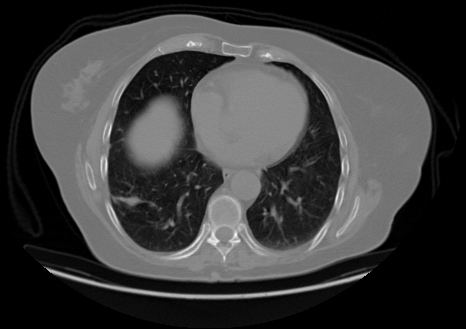
#> input picture test/adenocarcinoma/000133 (2).png, 466 x 329 px, given as the content of the folder ./train, which was not available
$ jupyter execute preprocessing.ipynb   (text cells are left out)
#> lines starting #> are read from the running program, lines starting #| are printed output that depends on the picture; pictures that were not available may be replaced by others from this repository, and a replacement may not be noted
[cell 1]
import os

# Paths to the train, test, and validation directories
train_dir = './train'
test_dir = './test'
valid_dir = './valid'

# Function to count the number of images in each class for a given directory
def count_images(directory):
    class_counts = {}
    for class_name in os.listdir(directory):
        class_path = os.path.join(directory, class_name)
        class_counts[class_name] = len(os.listdir(class_path))
    return class_counts

# Count images in train, test, and validation folders
train_counts = count_images(train_dir)
test_counts = count_images(test_dir)
valid_counts = count_images(valid_dir)

print("Training data distribution:", train_counts)
print("\nTesting data distribution:", test_counts)
print("\nValidation data distribution:", valid_counts)

[cell 2]
from PIL import Image

# Check image sizes and formats for a sample set of images
def check_image_properties(directory):
#> called with directory = './train'
    image_sizes = []
    image_formats = []
    for class_name in os.listdir(directory):
        class_path = os.path.join(directory, class_name)
        for image_name in os.listdir(class_path):
            image_path = os.path.join(class_path, image_name)
            with Image.open(image_path) as img:
#> img is the input picture: PIL image 466x329 RGBA; mean R, G, B, A 59.8, 59.8, 59.8, 255
                image_sizes.append(img.size)
                image_formats.append(img.format)
    return image_sizes, image_formats

train_image_sizes, train_image_formats = check_image_properties(train_dir)
#> train_image_sizes = [(466, 329)]; train_image_formats = ['PNG']
print("Image sizes in the training set:", set(train_image_sizes))
#| Image sizes in the training set: {(466, 329)}
print("Image formats in the training set:", set(train_image_formats))
#| Image formats in the training set: {'PNG'}

# get max image width and height
max_width = 0
max_height = 0
for size in train_image_sizes:
    max_width = max(max_width, size[0])
    max_height = max(max_height, size[1])

print("Maximum image width:", max_width)
#| Maximum image width: 466
print("Maximum image height:", max_height)
#| Maximum image height: 329

[cell 3]
import matplotlib.pyplot as plt
import os
import random
from PIL import Image

def plot_sample_images(directory, num_images=5):
#> called with directory = './train', num_images = 5
    fig, axes = plt.subplots(num_images, 1, figsize=(5, 15))  # Change to vertical layout (num_images rows, 1 column)
    for class_name in os.listdir(directory):
        class_path = os.path.join(directory, class_name)
        images = os.listdir(class_path)
        for i in range(num_images):
            image_path = os.path.join(class_path, random.choice(images))
            img = Image.open(image_path)
            axes[i].imshow(img)
            axes[i].set_title(f"{class_name}")
            axes[i].axis('off')
        plt.tight_layout()  # Adjust layout to prevent overlapping
        plt.show()
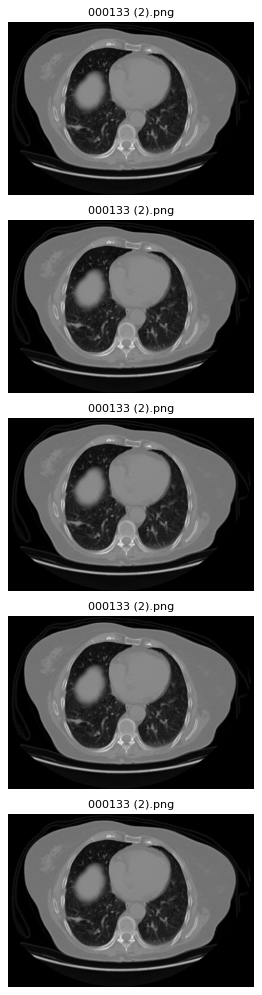
#> figure drawn by matplotlib, 5 panels

# Visualize samples from the training set
plot_sample_images(train_dir)

[cell 4]
import cv2
import numpy as np
import os
import random
import matplotlib.pyplot as plt

# Randomly select an image from the training set
class_name = random.choice(os.listdir(train_dir))
class_path = os.path.join(train_dir, class_name)
image_name = random.choice(os.listdir(class_path))
image_path = os.path.join(class_path, image_name)

# Load the image in grayscale
image = cv2.imread(image_path, cv2.IMREAD_GRAYSCALE)
#> image: shape (329, 466); min 0, max 255, mean 59.8

# Apply histogram equalization
equalized_image = cv2.equalizeHist(image)
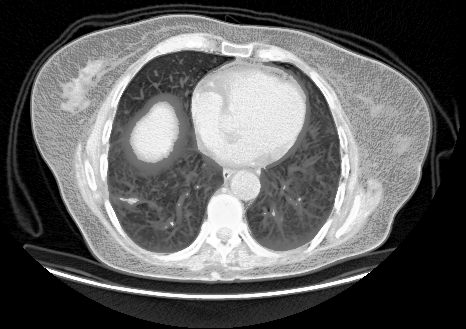
#> equalized_image: shape (329, 466); min 0, max 255, mean 95.5

# Apply brightness and contrast adjustment (scaling)
alpha = 1.2  # Simple contrast control (1.0-3.0 range is typical)
beta = 50    # Simple brightness control (-100 to 100 range is typical)
adjusted_image = cv2.convertScaleAbs(equalized_image, alpha=alpha, beta=beta)
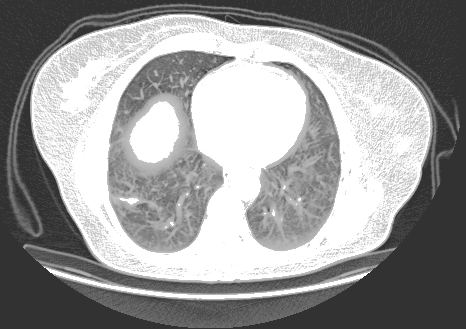
#> adjusted_image: shape (329, 466); min 50, max 255, mean 151.9

# Plot the original, equalized, and adjusted images using Matplotlib
fig, axes = plt.subplots(1, 3, figsize=(15, 5))

# Display original image
axes[0].imshow(image, cmap='gray')
axes[0].set_title('Original Image')
axes[0].axis('off')

# Display equalized image
axes[1].imshow(equalized_image, cmap='gray')
axes[1].set_title('Equalized Image')
axes[1].axis('off')

# Display brightness and contrast adjusted image
axes[2].imshow(adjusted_image, cmap='gray')
axes[2].set_title('Brightness & Contrast Adjusted')
axes[2].axis('off')

# Show the plot
plt.tight_layout()
plt.show()
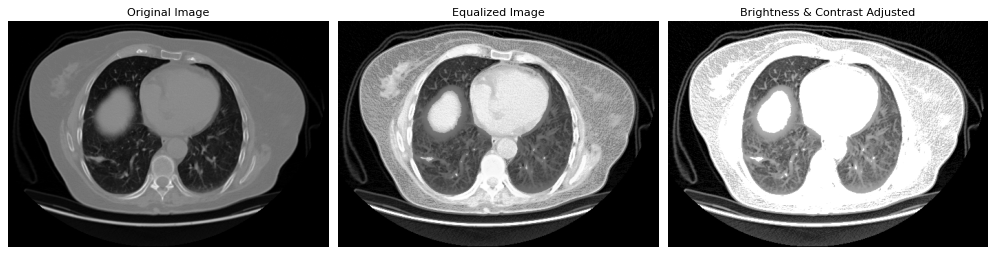
#> figure drawn by matplotlib, 3 panels

# Comment: equalized image looks better

[cell 5]
# Randomly select an image from the training set
class_name = random.choice(os.listdir(train_dir))
class_path = os.path.join(train_dir, class_name)
image_name = random.choice(os.listdir(class_path))
image_path = os.path.join(class_path, image_name)

# Load the image in grayscale
image = cv2.imread(image_path, cv2.IMREAD_GRAYSCALE)

def pad_image(image, desired_size):
#> called with desired_size = (900, 1200)
    old_size = image.shape[:2]  # (height, width)
#> old_size = (329, 466)
    delta_w = desired_size[1] - old_size[1]
#> delta_w = 734
    delta_h = desired_size[0] - old_size[0]
#> delta_h = 571
    top, bottom = delta_h // 2, delta_h - (delta_h // 2)
#> top = 285; bottom = 286
    left, right = delta_w // 2, delta_w - (delta_w // 2)
#> left = 367; right = 367

    # Add padding (black border)
    padded_image = cv2.copyMakeBorder(image, top, bottom, left, right, cv2.BORDER_CONSTANT, value=[0, 0, 0])
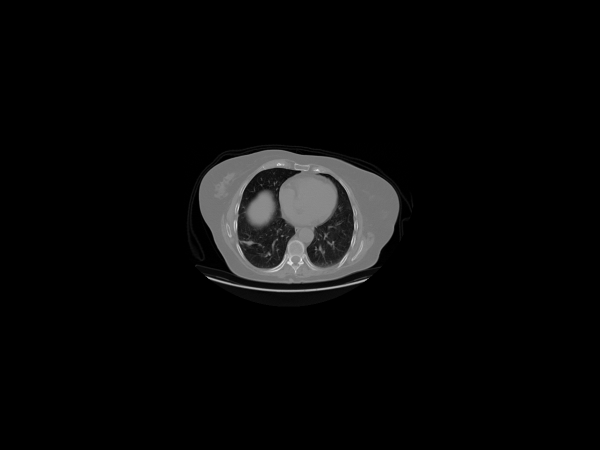
#> padded_image: shape (900, 1200) (shown at 1/2 size); min 0, max 255, mean 8.5
    return padded_image

padded_image = pad_image(image, (900, 1200))

# plot the original and padded images
fig, axes = plt.subplots(1, 2, figsize=(12, 6))
# Display original image
axes[0].imshow(image, cmap='gray')
axes[0].set_title('Original Image')
axes[0].axis('off')

axes[1].imshow(padded_image, cmap='gray')
axes[1].set_title('Padded Image')
axes[1].axis('off')

[cell 6]
# Randomly select an image from the training set
class_name = random.choice(os.listdir(train_dir))
class_path = os.path.join(train_dir, class_name)
image_name = random.choice(os.listdir(class_path))
image_path = os.path.join(class_path, image_name)

# Load the image in grayscale
image = cv2.imread(image_path, cv2.IMREAD_GRAYSCALE)
print("Original image shape:", image.shape)
#| Original image shape: (329, 466)

# scale the image
def scale_image(image, target_size):
    # Resize the image to the target size without preserving the aspect ratio
#> called with target_size = (1200, 900)
    scaled_image = cv2.resize(image, target_size)
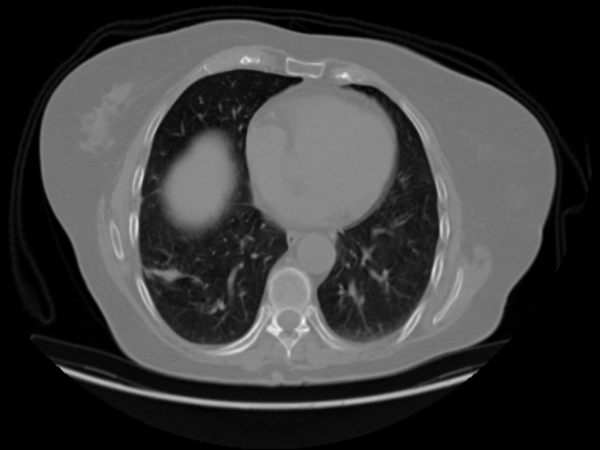
#> scaled_image: shape (900, 1200) (shown at 1/2 size); min 0, max 254, mean 59.7
    return scaled_image

def scale_image_with_aspect_ratio(image, target_size):
    # Get the original size of the image
#> called with target_size = (900, 1200)
    old_size = image.shape[:2]  # height, width
#> old_size = (329, 466)

    # Compute the scaling factor, keeping the aspect ratio intact
    ratio = min(target_size[0] / old_size[0], target_size[1] / old_size[1])
#> ratio = 2.58
    new_size = (int(old_size[1] * ratio), int(old_size[0] * ratio))  # (width, height)
#> new_size = (1200, 847)

    # Resize the image to the new size
    scaled_image = cv2.resize(image, new_size)
#> scaled_image: shape (847, 1200)

    # Create a new image with the target size, and center the scaled image on it (optional padding)
    delta_w = target_size[1] - new_size[0]
    delta_h = target_size[0] - new_size[1]
    top, bottom = delta_h // 2, delta_h - (delta_h // 2)
    left, right = delta_w // 2, delta_w - (delta_w // 2)

    # Pad the scaled image to match the target size
    padded_image = cv2.copyMakeBorder(scaled_image, top, bottom, left, right, cv2.BORDER_CONSTANT, value=[0, 0, 0])
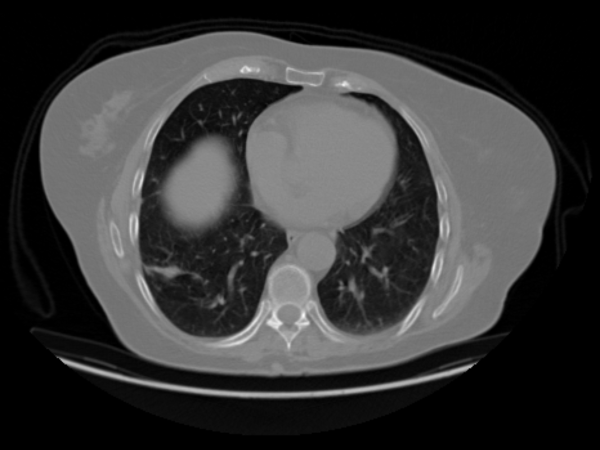
#> padded_image: shape (900, 1200) (shown at 1/2 size); min 0, max 254, mean 56.2
    return padded_image

scaled_image = scale_image(image, (1200, 900))
scaled_image_with_padding = scale_image_with_aspect_ratio(image, (900, 1200))

# plot the original and padded images
fig, axes = plt.subplots(1, 3, figsize=(12, 6))
# Display original image
axes[0].imshow(image, cmap='gray')
axes[0].set_title('Original Image')
axes[0].axis('off')

axes[1].imshow(scaled_image, cmap='gray')
axes[1].set_title('Scaled Image')
axes[1].axis('off')

axes[2].imshow(scaled_image_with_padding, cmap='gray')
axes[2].set_title('Scaled Image with Padding')
axes[2].axis('off')

[cell 7]
# Apply guassian blur to the image
class_name = random.choice(os.listdir(train_dir))
class_path = os.path.join(train_dir, class_name)
image_name = random.choice(os.listdir(class_path))
image_path = os.path.join(class_path, image_name)

# Load the image in grayscale
image = cv2.imread(image_path)
#> image: shape (329, 466, 3); min 0, max 255, mean 59.8

gray_image = cv2.cvtColor(image, cv2.COLOR_BGR2GRAY)
blurred_image = cv2.GaussianBlur(gray_image, (5, 5), 0)

# plot the original and blurred images
fig, axes = plt.subplots(1, 2, figsize=(12, 6))
# Display original image
axes[0].imshow(gray_image, cmap='gray')
axes[0].set_title('Original Image')
axes[0].axis('off')

axes[1].imshow(blurred_image, cmap='gray')
axes[1].set_title('Blurred Image')
axes[1].axis('off')

# Comment: blurring seems to reduce the details

[cell 8]
# Randomly select an image from the training set
class_name = random.choice(os.listdir(train_dir))
class_path = os.path.join(train_dir, class_name)
image_name = random.choice(os.listdir(class_path))
image_path = os.path.join(class_path, image_name)

def rotate_image(image, angle):
    # Get the image size (height, width)
#> called with angle = 90
    (h, w) = image.shape[:2]

    # Calculate the center of the image
    center = (w // 2, h // 2)

    # Create the rotation matrix
    M = cv2.getRotationMatrix2D(center, angle, 1.0)

    # Perform the actual rotation and return the image
    rotated_image = cv2.warpAffine(image, M, (w, h))
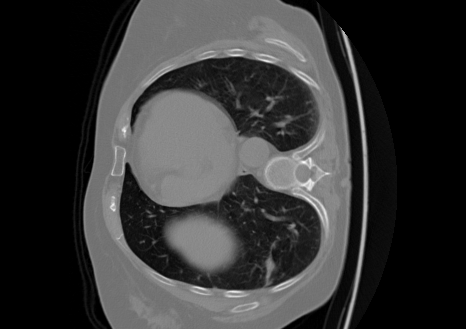
#> rotated_image: shape (329, 466); min 0, max 255, mean 53.6
    return rotated_image

# Load the image in grayscale
image = cv2.imread(image_path, cv2.IMREAD_GRAYSCALE)
rotated_image = rotate_image(image, 90)

# plot the original and rotated images
fig, axes = plt.subplots(1, 2, figsize=(12, 6))

# Display original image
axes[0].imshow(image, cmap='gray')
axes[0].set_title('Original Image')

# Display rotated image
axes[1].imshow(rotated_image, cmap='gray')
axes[1].set_title('Rotated Image')

# Problem: rotation results in not consistent image size

[cell 9]
# Adjust the pixel values to the range [0, 1]
def normalize_image(image):
    # Convert the pixel values to the range [0, 1]
    normalized_image = image.astype("float32") / 255
    return normalized_image

# Randomly select an image from the training set
class_name = random.choice(os.listdir(train_dir))
class_path = os.path.join(train_dir, class_name)
image_name = random.choice(os.listdir(class_path))
image_path = os.path.join(class_path, image_name)

# Load the image in grayscale
image = cv2.imread(image_path, cv2.IMREAD_GRAYSCALE)

# Normalize the image
normalized_image = normalize_image(image)

# plot the original and normalized images
fig, axes = plt.subplots(1, 2, figsize=(12, 6))

# Display original image
axes[0].imshow(image, cmap='gray')
axes[0].set_title('Original Image')

# Display normalized image
axes[1].imshow(normalized_image, cmap='gray')
axes[1].set_title('Normalized Image')
